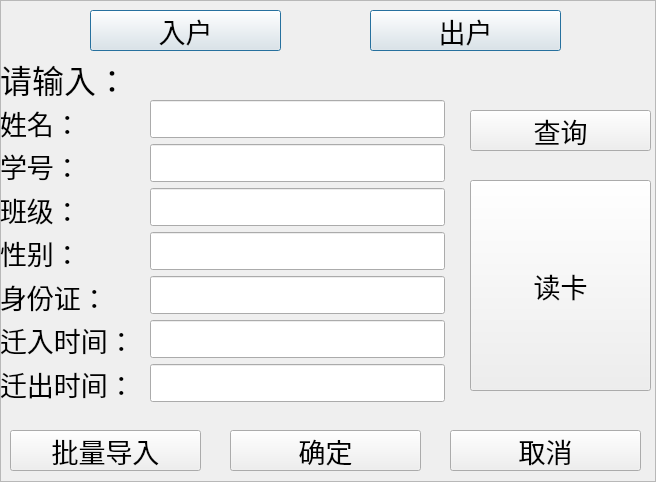
<?xml version="1.0" encoding="UTF-8"?>
<ui version="4.0">
 <class>IN_OUT_ACCOUNT_PAGE</class>
 <widget class="QFrame" name="IN_OUT_ACCOUNT_PAGE">
  <property name="geometry">
   <rect>
    <x>0</x>
    <y>0</y>
    <width>656</width>
    <height>482</height>
   </rect>
  </property>
  <property name="frameShape">
   <enum>QFrame::StyledPanel</enum>
  </property>
  <property name="frameShadow">
   <enum>QFrame::Raised</enum>
  </property>
  <widget class="QPushButton" name="write_concelButton">
   <property name="geometry">
    <rect>
     <x>450</x>
     <y>430</y>
     <width>191</width>
     <height>41</height>
    </rect>
   </property>
   <property name="font">
    <font>
     <family>宋体</family>
     <pointsize>20</pointsize>
    </font>
   </property>
   <property name="text">
    <string>取消</string>
   </property>
  </widget>
  <widget class="QPushButton" name="out_accountButton">
   <property name="geometry">
    <rect>
     <x>370</x>
     <y>10</y>
     <width>191</width>
     <height>41</height>
    </rect>
   </property>
   <property name="font">
    <font>
     <family>宋体</family>
     <pointsize>20</pointsize>
    </font>
   </property>
   <property name="text">
    <string>出户</string>
   </property>
   <property name="icon">
    <iconset resource="software_icon.qrc">
     <normaloff>:/icon/people_arrow_right.png</normaloff>:/icon/people_arrow_right.png</iconset>
   </property>
   <property name="iconSize">
    <size>
     <width>48</width>
     <height>48</height>
    </size>
   </property>
   <property name="autoDefault">
    <bool>true</bool>
   </property>
   <property name="default">
    <bool>true</bool>
   </property>
   <property name="flat">
    <bool>false</bool>
   </property>
  </widget>
  <widget class="QWidget" name="widget_3" native="true">
   <property name="geometry">
    <rect>
     <x>150</x>
     <y>100</y>
     <width>295</width>
     <height>309</height>
    </rect>
   </property>
   <layout class="QVBoxLayout" name="verticalLayout_4">
    <item>
     <widget class="QLineEdit" name="stu_name">
      <property name="font">
       <font>
        <family>宋体</family>
        <pointsize>16</pointsize>
       </font>
      </property>
     </widget>
    </item>
    <item>
     <widget class="QLineEdit" name="stu_ID">
      <property name="font">
       <font>
        <family>宋体</family>
        <pointsize>16</pointsize>
       </font>
      </property>
     </widget>
    </item>
    <item>
     <widget class="QLineEdit" name="stu_class">
      <property name="font">
       <font>
        <family>宋体</family>
        <pointsize>16</pointsize>
       </font>
      </property>
     </widget>
    </item>
    <item>
     <widget class="QLineEdit" name="stu_sex">
      <property name="font">
       <font>
        <family>宋体</family>
        <pointsize>16</pointsize>
       </font>
      </property>
     </widget>
    </item>
    <item>
     <widget class="QLineEdit" name="stu_indentification_number">
      <property name="font">
       <font>
        <family>宋体</family>
        <pointsize>16</pointsize>
       </font>
      </property>
     </widget>
    </item>
    <item>
     <widget class="QLineEdit" name="account_in_time">
      <property name="font">
       <font>
        <family>宋体</family>
        <pointsize>16</pointsize>
       </font>
      </property>
     </widget>
    </item>
    <item>
     <widget class="QLineEdit" name="account_out_time">
      <property name="font">
       <font>
        <family>宋体</family>
        <pointsize>16</pointsize>
       </font>
      </property>
     </widget>
    </item>
   </layout>
  </widget>
  <widget class="QPushButton" name="importButton">
   <property name="geometry">
    <rect>
     <x>10</x>
     <y>430</y>
     <width>191</width>
     <height>41</height>
    </rect>
   </property>
   <property name="font">
    <font>
     <family>宋体</family>
     <pointsize>20</pointsize>
    </font>
   </property>
   <property name="text">
    <string>批量导入</string>
   </property>
  </widget>
  <widget class="QWidget" name="widget_2" native="true">
   <property name="geometry">
    <rect>
     <x>0</x>
     <y>60</y>
     <width>151</width>
     <height>342</height>
    </rect>
   </property>
   <property name="font">
    <font>
     <family>宋体</family>
     <pointsize>20</pointsize>
    </font>
   </property>
   <layout class="QVBoxLayout" name="verticalLayout_5">
    <item>
     <widget class="QLabel" name="label_9">
      <property name="font">
       <font>
        <family>宋体</family>
        <pointsize>24</pointsize>
       </font>
      </property>
      <property name="text">
       <string>请输入：</string>
      </property>
     </widget>
    </item>
    <item>
     <widget class="QLabel" name="label_10">
      <property name="font">
       <font>
        <family>宋体</family>
        <pointsize>20</pointsize>
       </font>
      </property>
      <property name="text">
       <string>姓名：</string>
      </property>
     </widget>
    </item>
    <item>
     <widget class="QLabel" name="label_11">
      <property name="font">
       <font>
        <family>宋体</family>
        <pointsize>20</pointsize>
       </font>
      </property>
      <property name="text">
       <string>学号：</string>
      </property>
     </widget>
    </item>
    <item>
     <widget class="QLabel" name="label_12">
      <property name="font">
       <font>
        <family>宋体</family>
        <pointsize>20</pointsize>
       </font>
      </property>
      <property name="text">
       <string>班级：</string>
      </property>
     </widget>
    </item>
    <item>
     <widget class="QLabel" name="label_13">
      <property name="font">
       <font>
        <family>宋体</family>
        <pointsize>20</pointsize>
       </font>
      </property>
      <property name="text">
       <string>性别：</string>
      </property>
     </widget>
    </item>
    <item>
     <widget class="QLabel" name="label_14">
      <property name="font">
       <font>
        <family>宋体</family>
        <pointsize>20</pointsize>
       </font>
      </property>
      <property name="text">
       <string>身份证：</string>
      </property>
     </widget>
    </item>
    <item>
     <widget class="QLabel" name="label_15">
      <property name="font">
       <font>
        <family>宋体</family>
        <pointsize>20</pointsize>
       </font>
      </property>
      <property name="text">
       <string>迁入时间：</string>
      </property>
     </widget>
    </item>
    <item>
     <widget class="QLabel" name="label_16">
      <property name="font">
       <font>
        <family>宋体</family>
        <pointsize>20</pointsize>
       </font>
      </property>
      <property name="text">
       <string>迁出时间：</string>
      </property>
     </widget>
    </item>
   </layout>
  </widget>
  <widget class="QPushButton" name="write_OKButton">
   <property name="geometry">
    <rect>
     <x>230</x>
     <y>430</y>
     <width>191</width>
     <height>41</height>
    </rect>
   </property>
   <property name="font">
    <font>
     <family>宋体</family>
     <pointsize>20</pointsize>
    </font>
   </property>
   <property name="text">
    <string>确定</string>
   </property>
  </widget>
  <widget class="QPushButton" name="in_accountButton">
   <property name="geometry">
    <rect>
     <x>90</x>
     <y>10</y>
     <width>191</width>
     <height>41</height>
    </rect>
   </property>
   <property name="font">
    <font>
     <family>宋体</family>
     <pointsize>20</pointsize>
    </font>
   </property>
   <property name="text">
    <string>入户</string>
   </property>
   <property name="icon">
    <iconset resource="software_icon.qrc">
     <normaloff>:/icon/people_arrow_left.png</normaloff>:/icon/people_arrow_left.png</iconset>
   </property>
   <property name="iconSize">
    <size>
     <width>48</width>
     <height>48</height>
    </size>
   </property>
   <property name="autoDefault">
    <bool>true</bool>
   </property>
   <property name="default">
    <bool>true</bool>
   </property>
   <property name="flat">
    <bool>false</bool>
   </property>
  </widget>
  <widget class="QPushButton" name="readCardButton">
   <property name="geometry">
    <rect>
     <x>470</x>
     <y>180</y>
     <width>181</width>
     <height>211</height>
    </rect>
   </property>
   <property name="font">
    <font>
     <family>宋体</family>
     <pointsize>20</pointsize>
    </font>
   </property>
   <property name="text">
    <string>读卡</string>
   </property>
  </widget>
  <widget class="QPushButton" name="searchButton">
   <property name="geometry">
    <rect>
     <x>470</x>
     <y>110</y>
     <width>181</width>
     <height>41</height>
    </rect>
   </property>
   <property name="font">
    <font>
     <family>宋体</family>
     <pointsize>20</pointsize>
    </font>
   </property>
   <property name="text">
    <string>查询</string>
   </property>
  </widget>
 </widget>
 <resources>
  <include location="software_icon.qrc"/>
 </resources>
 <connections/>
</ui>
